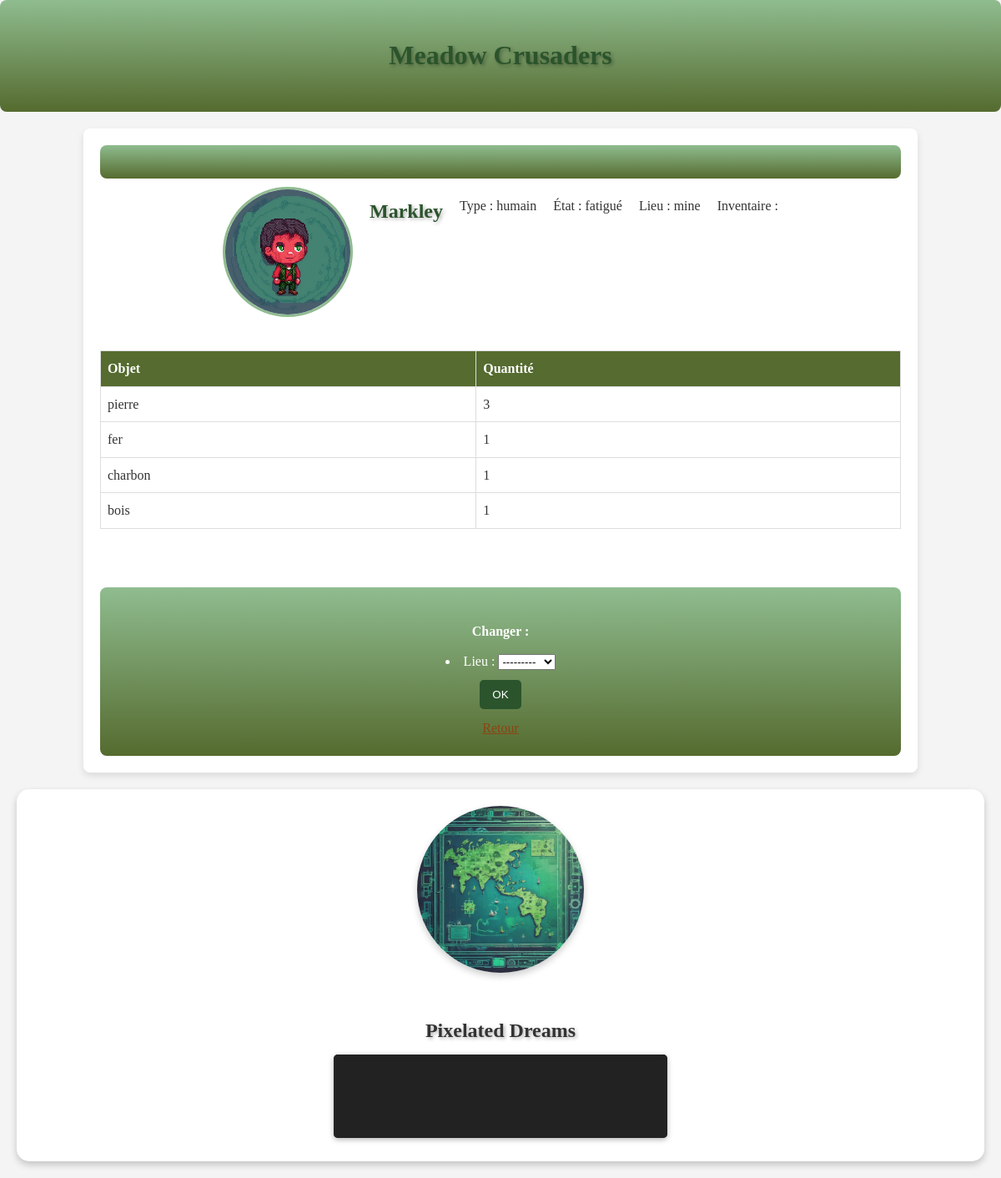
The app's page /chara/Markley/ with its own data.
### play/models.py (models this page shows, shortened)
class Character(models.Model):
    nom = models.CharField(max_length=100 , primary_key= True)
    etat = models.CharField(max_length=20)
    type = models.CharField(max_length=20 )
    photo = models.CharField(max_length=200)
    lieu = models.ForeignKey(Equipement, on_delete=models.SET_NULL, null=True)
    inventaire = models.JSONField(default=list)

class Equipement(models.Model):
    id = models.CharField(max_length=100 , primary_key= True)
    disponibilite = models.CharField(max_length=20)
    capacite = models.IntegerField()
    photo = models.CharField(max_length=200)
    def __str__(self):
        return self.id

### play/views.py (the view)
# urls.py: path('chara/<str:nom>/', views.chara_detail, name='chara_detail'),
def chara_detail(request,nom):
    chara = get_object_or_404(Character, nom = nom)
    ancien_lieu = chara.lieu
    charas_in_lieu = Character.objects.filter(lieu = ancien_lieu)
    if request.method == "POST":
        form = MoveForm(request.POST, instance=chara)
        if form.is_valid():
            form.save(commit="False")
            nouveau_lieu = get_object_or_404(Equipement, id=chara.lieu.id)
            if nouveau_lieu == ancien_lieu and (chara.etat != "affamé" and chara.lieu != "base"):
                message = f"{chara.nom} est déjà dans ce lieu"
                return render(request, 'play/chara_detail.html', {'chara': chara, 'lieu': chara.lieu, 'form': form, 'message': message, 'charas_in_lieu': charas_in_lieu})
            print("nouveau_lieu : ", nouveau_lieu)
            if nouveau_lieu.disponibilite == "libre":
                print("Le nouveau lieu est bien libre")
                nbr = Character.objects.filter(lieu=nouveau_lieu).count()
                if nouveau_lieu.id == "champs" and chara.etat != "repu":
                    print(" ne peut pas aller travailler la terre dans cet état de fatigu")
                    message = f"{chara.nom} ne peut pas aller travailler la terre dans cet état "
                    return render(request, 'play/chara_detail.html', {'chara': chara, 'lieu': chara.lieu, 'form': form, 'message': message, 'charas_in_lieu': charas_in_lieu})
                if nouveau_lieu.id == "mine" and chara.etat != "repu":
                    print(" ne peut pas aller travailler dans la mine dans cet état de fatigu")
                    message = f"{chara.nom} ne peut pas aller travailler dans la mine dans cet état "
                    return render(request, 'play/chara_detail.html', {'chara': chara, 'lieu': chara.lieu, 'form': form, 'message': message, 'charas_in_lieu': charas_in_lieu})
                if nouveau_lieu.id == "foret" and chara.etat == "fatigué":
                    print(" ne peut pas aller se balader en foret")
                    message = f"{chara.nom} ne peut pas se balader en forêt dans cet état de fatigue"
                    return render(request, 'play/chara_detail.html', {'chara': chara, 'lieu': chara.lieu, 'form': form, 'message': message, 'charas_in_lieu': charas_in_lieu})
                if nbr >= nouveau_lieu.capacite : # On regarde si le lieu est rempli (en comptant le nouveau personnage)
                    print("on est dans le if")
                    nouveau_lieu.disponibilite = "occupé"
                nouveau_lieu.save()
                ancien_lieu.disponibilite = "libre"
                ancien_lieu.save()
                print("nouveau_lieu : " + nouveau_lieu.id)
                if nouveau_lieu.id == "champs" and chara.etat == "repu":
                        chara.etat = "fatigué"
                        n = random.randint(0,3)
                        controle = 0
                        if n == 0 : # ajout de la patate douce
                            for objet in chara.inventaire :
                                if objet[0] == "patate douce" :
                                    objet[1] += 1
                                    controle = 1
                                    break
                            if controle == 0 :
                                chara.inventaire.append(["patate douce" , 1])
                            message =f"{chara.nom} vient de déterrer une patate douce"
                        controle = 0
                        if n == 1 : # ajout de la carotte
                            for objet in chara.inventaire :
                                if objet[0] == "carotte" :
                                    objet[1] += 1
                                    controle = 1
                                    break
                            if controle == 0 :
                                chara.inventaire.append(["carotte" , 1])
                            message = f"{chara.nom} vient de déterrer une carotte"
                        controle = 0
                        if n == 2 : # ajout du navet
                            for objet in chara.inventaire :
                                if objet[0] == "navet" :
                                    objet[1] += 1
                                    controle = 1
                                    break
                            if controle == 0 :
                                chara.inventaire.append(["navet" , 1])
                            message = f"{chara.nom} vient de déterrer un navet"
                        controle = 0
                        if n == 3 : # ajout de l'igname
                            for objet in chara.inventaire :
                                if objet[0] == "igname" :
                                    objet[1] += 1
                                    controle = 1
                                    break
                            if controle == 0 :
                                chara.inventaire.append(["igname" , 1])
                            message = f"{chara.nom} vient de déterrer un igname"
                        chara.save()
                elif nouveau_lieu.id == "mine" and chara.etat == "repu":
                    chara.etat = "fatigué"
                    n = random.randint(0,100)
                    controle = 0
                    if 0 <= n <60 : # ajout de la pierre
                        for objet in chara.inventaire :
                            if objet[0] == "pierre" :
                                objet[1] += 1
                                controle = 1
                                break
                        if controle == 0 :
                            chara.inventaire.append(["pierre" , 1])
                        message = f"{chara.nom} a miné de la pierre !"
                    controle = 0
                    if 60 <= n <80 : # ajout du charbon
                        for objet in chara.inventaire :
                            if objet[0] == "charbon" :
                                objet[1] += 1
                                controle = 1
                                break
                        if controle == 0 :
                            chara.inventaire.append(["charbon" , 1])
                        message = f"{chara.nom} a miné de du charbon !"
                    controle = 0
                    if  80 <= n <95 : # ajout de fer
                        for objet in chara.inventaire :
                            if objet[0] == "fer" :
                                objet[1] += 1
                                controle = 1
                                break
                        if controle == 0 :
                            chara.inventaire.append(["fer" , 1])
                        message = f"{chara.nom} a miné du fer !!"
                    controle = 0
                    if  95 <= n <100 : # ajout d' or
                        for objet in chara.inventaire :
                            if objet[0] == "or" :
                                objet[1] += 1
                                controle = 1
                                break
                        if controle == 0 :
                            chara.inventaire.append(["or" , 1])
                        message = f"{chara.nom} a miné de l'or !!!!!!!!!"
                    chara.save()
                elif nouveau_lieu.id == "base" and chara.etat == "fatigué":
                    chara.etat = "affamé"
                    message = f"{chara.nom} s'est bien reposé(e) dans la base"
                    chara.save()
                elif nouveau_lieu.id == "base" and chara.etat == "affamé":
                    controle1 = 0
                    for objet in chara.inventaire :
                        if objet[0] == "patate douce" or  objet[0] == "pomme" or objet[0] == "navet" or objet[0] == "carotte" or objet[0] == "igname" or  objet[0] == "champignon" or objet[0] == "baie" :
                            objet[1] = objet[1] - 1
                            if objet[1] == 0:
                                chara.inventaire.remove(objet)
                            message = f"{chara.nom} a mangé un(e) " + objet[0] + " dans la base"
                            controle1 = 1
                            chara.etat = "repu"
                        controle1 == 1
                    if controle1 == 0 :
                        message = f"{chara.nom} n'a rien à manger autant aller dans la forêt pour un rammasser un champignon ou deux"
                    chara.save()
                elif nouveau_lieu.id == "foret" and chara.etat == "repu":
                    chara.etat = "fatigué"
                    controle = 0
                    for objet in chara.inventaire :
                        if objet[0] == "bois" :
                            objet[1] += 1
                            controle = 1
                            break
                    if controle == 0 :
                        chara.inventaire.append(["bois" , 1])
                    message = f"{chara.nom} a coupé du bois dans la forêt..."
                    chara.save()
                elif nouveau_lieu.id == "foret" and chara.etat == "affamé":
                    chara.etat = "fatigué"
                    n = random.randint(0,100)
                    controle = 0
                    if 0 <= n <60 : # ajout d'un champignon
                        for objet in chara.inventaire :
                            if objet[0] == "champignon" :
                                objet[1] += 1
                                controle = 1
                                break
                        if controle == 0 :
                            chara.inventaire.append(["champignon" , 1])
                        message = f"{chara.nom} a ramassé un champignon dans la forêt, espérons qu'il soit comestible..."
                    controle = 0
                    if 60 <= n <80 : # ajout du baie
                        for objet in chara.inventaire :
                            if objet[0] == "baie" :
                                objet[1] += 1
                                controle = 1
                                break
                        if controle == 0 :
                            chara.inventaire.append(["baie" , 1])
                        message = f"{chara.nom} a ramassé une baie dans la forêt, espérons qu'elle soit comestible..."
                    controle = 0
                    if  80 <= n <95 : # ajout de pomme
                        for objet in chara.inventaire :
                            if objet[0] == "pomme" :
                                objet[1] += 1
                                controle = 1
                                break
                        if controle == 0 :
                            chara.inventaire.append(["pomme" , 1])
                        message = f"{chara.nom} a ramassé une pomme dans la forêt !"
                    controle = 0
                    if  95 <= n <100 : # ajout de morceaux de étoile
                        for objet in chara.inventaire :
                            if objet[0] == "morceau d'étoile" :
                                objet[1] += 1
                                controle = 1
                                break
                        if controle == 0 :
                            chara.inventaire.append(["morceau d'étoile" , 1])
                        message = f"{chara.nom} a ramassé un ... morceau d'étoile !? À quoi ça pourrait nous servir ?"
                    chara.save()
            else:
                chara.lieu = ancien_lieu
                chara.save()
                occupants = Character.objects.filter(lieu=nouveau_lieu)
                occupants_names = ", ".join([o.nom for o in occupants])
                print(occupants_names)
                message = f"Le lieu est déjà occupé par {occupants_names}"
                return render(request, 'play/chara_detail.html', {'chara': chara, 'lieu': chara.lieu, 'form': form, 'message': message, 'charas_in_lieu': charas_in_lieu})
            return render(request, 'play/chara_detail.html', {'chara': chara, 'lieu': chara.lieu, 'form': form, 'message': message, 'charas_in_lieu': charas_in_lieu})
    else:
        form = MoveForm()
        return render(request,'play/chara_detail.html', {'chara': chara, 'lieu': chara.lieu, 'form': form})

### play/forms.py
class MoveForm(forms.ModelForm):
    class Meta:
        model = Character
        fields = ('lieu',)

### play/templates/play/chara_detail.html (shortened to what this page needs)
{% extends 'play/base.html' %}
{% load static %}
{% block content %}
<div class="page-header">
</div>
<div class="character">
    <img src="{% static chara.photo %}" alt="{{ chara.nom }}">
    <h2>{{ chara.nom }}</h2>
    <p>Type : {{ chara.type }}</p>
    <p>État : {{ chara.etat }}</p>
    <p>Lieu : {{ chara.lieu }}</p>
    <p>Inventaire :
        <table>
            <thead>
                <tr>
                    <th>Objet</th>
                    <th>Quantité</th>
                </tr>
            </thead>
            <tbody>
                {% for item in chara.inventaire %}
                    <tr>
                        <td>{{ item.0 }}</td>
                        <td>{{ item.1 }}</td>
                    </tr>
                {% endfor %}
            </tbody>
        </table>
    </p>
</div>
<div class="page-header">
    <form method="POST" class="post-form">{% csrf_token %}
        <b>Changer :</b> {{ form.as_ul }}
        <button type="submit">OK</button>
        <a href="{% url 'home' %}">Retour</a>
    </form>
</div>
{% endblock %}

### play/static/css/play.css (style rules this page uses)
body { background-color: #f4f4f4; font-family: 'Georgia', serif; color: #333; margin: 0; padding: 0; line-height: 1.6; }
h1, h2 { color: #2b542c; font-family: 'Merriweather', serif; text-shadow: 2px 2px 4px rgba(0, 0, 0, 0.3); }
a { text-decoration: none; color: #2b542c; }
.page-header { background: linear-gradient(to bottom, #8fbc8f, #556b2f); color: white; padding: 20px; text-align: center; border-radius: 8px; }
.character { display: flex; flex-wrap: wrap; gap: 20px; justify-content: center; padding: 10px 0; }
.character img { width: 150px; height: 150px; object-fit: cover; border-radius: 50%; border: 3px solid #8fbc8f; }
.character h2, .character p { text-align: center; margin: 10px 0; }
.character table { width: 100%; border-collapse: collapse; margin: 20px 0; }
.character table th, .character table td { border: 1px solid #ddd; padding: 8px; text-align: left; }
.character table th { background-color: #556b2f; color: white; }
form { display: flex; flex-direction: column; gap: 10px; align-items: center; margin-top: 20px; }
form button { background-color: #2b542c; color: white; padding: 10px 15px; border: none; border-radius: 5px; cursor: pointer; }
form a { text-decoration: underline; color: #8b4513; }

### records on screen
Character: photo+nom (picture), nom "Markley", type "humain", etat "fatigué", lieu "mine"

### other values on screen
{{ item.0 }} "pierre" "fer" "charbon" "bois"
{{ item.1 }} "3" "1" "1" "1"
